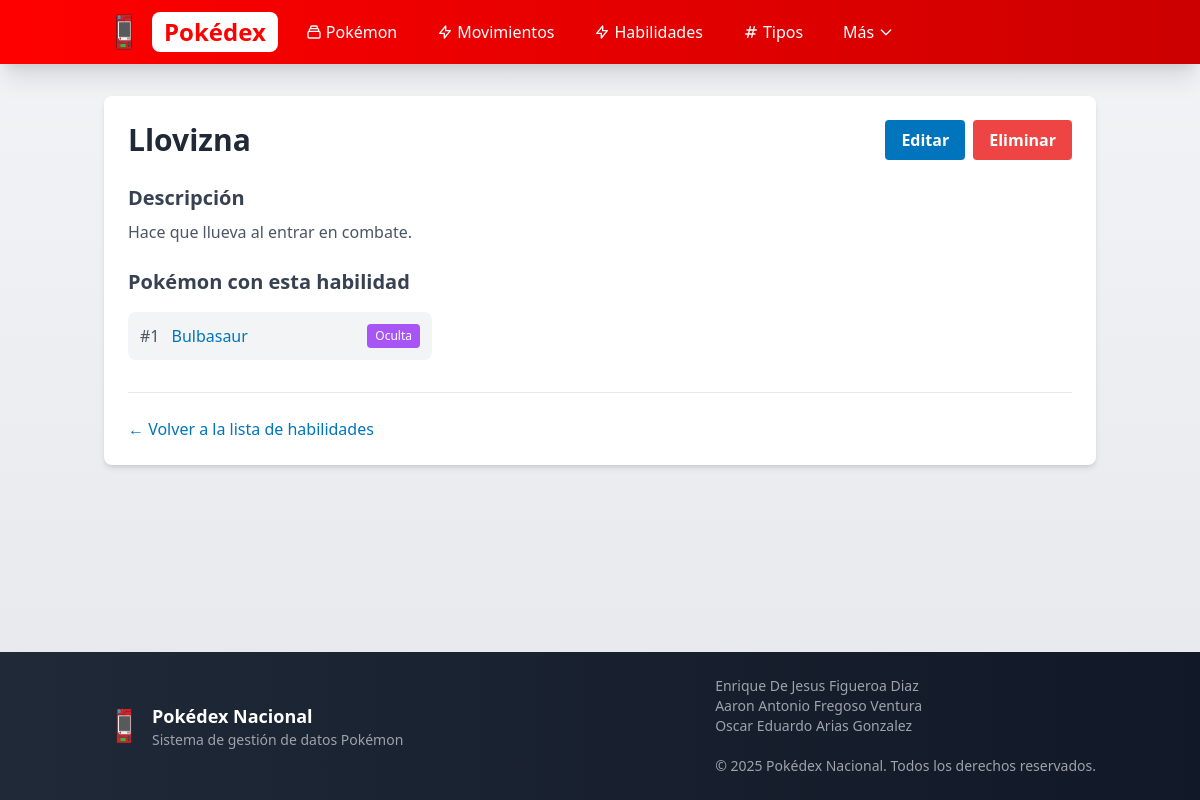
Screenshot of /habilidades/2/ with the database file from the repository.
### pokedex/models.py (models this page shows, shortened)
class Habilidad(models.Model):
    Nombre_Habilidad = models.CharField(max_length=100, unique=True)
    Descripcion = models.TextField(blank=True, null=True)
    class Meta:
        verbose_name = "Habilidad"
        verbose_name_plural = "Habilidades"

class PokemonHabilidad(models.Model):
    pokemon = models.ForeignKey(Pokemon, on_delete=models.CASCADE, related_name='habilidades')
    habilidad = models.ForeignKey(Habilidad, on_delete=models.CASCADE, related_name='pokemon')
    es_oculta = models.BooleanField(default=False)
    class Meta:
        verbose_name = "Habilidad de Pokémon"
        verbose_name_plural = "Habilidades de Pokémon"
        unique_together = ['pokemon', 'habilidad']

class Pokemon(models.Model):
    No_Pokemon = models.IntegerField(primary_key=True)
    Nombre = models.CharField(max_length=100, unique=True)
    Ruta_Imagen = models.CharField(max_length=255, blank=True, null=True)
    Descripcion = models.TextField(blank=True, null=True)
    Altura = models.DecimalField(max_digits=5, decimal_places=2, blank=True, null=True)
    Peso = models.DecimalField(max_digits=5, decimal_places=2, blank=True, null=True)
    class Meta:
        verbose_name = "Pokémon"
        verbose_name_plural = "Pokémon"

### pokedex/views.py (the view)
# urls.py: path('habilidades/<int:pk>/', views.HabilidadDetailView.as_view(), name='habilidad_detail'),
class HabilidadDetailView(generic.DetailView):
    model = Habilidad
    template_name = 'pokedex/habilidad_detail.html'
    context_object_name = 'habilidad'
    def get_context_data(self, **kwargs):
        context = super().get_context_data(**kwargs)
        habilidad = self.get_object()
        context['pokemons'] = PokemonHabilidad.objects.filter(
            habilidad=habilidad)
        context['descripcion'] = habilidad.Descripcion
        return context

### pokedex/templates/pokedex/habilidad_detail.html (shortened to what this page needs)
{% extends 'pokedex/base.html' %}
{% load static %}
{% block content %}
<div class="container mx-auto px-4 py-8">
    <div class="bg-white rounded-lg shadow-md overflow-hidden">
        <div class="p-6">
            <div class="flex justify-between items-center mb-6">
                <h1 class="text-3xl font-bold text-gray-800">{{ habilidad.Nombre_Habilidad }}</h1>
                <div class="flex space-x-2">
                    <a href="{% url 'habilidad_update' habilidad.id %}" class="bg-pokemon-blue hover:bg-blue-700 text-white font-bold py-2 px-4 rounded">
                        Editar
                    </a>
                    <a href="{% url 'habilidad_delete' habilidad.id %}" class="bg-red-500 hover:bg-red-700 text-white font-bold py-2 px-4 rounded">
                        Eliminar
                    </a>
                </div>
            </div>
            <div class="mb-6">
                <h2 class="text-xl font-semibold text-gray-700 mb-2">Descripción</h2>
                {% if habilidad.Descripcion %}
                <p class="text-gray-600">{{ habilidad.Descripcion }}</p>
                {% else %}
                <p class="text-gray-500 italic">Sin descripción disponible</p>
                {% endif %}
            </div>
            <div class="mb-6">
                <h2 class="text-xl font-semibold text-gray-700 mb-2">Pokémon con esta habilidad</h2>
                {% if pokemons %}
                <div class="grid grid-cols-1 md:grid-cols-2 lg:grid-cols-3 gap-4 mt-4">
                    {% for pokemon_habilidad in pokemons %}
                    <div class="flex items-center bg-gray-100 p-3 rounded-lg hover:bg-gray-200">
                        <span class="text-gray-600 font-medium">#{{ pokemon_habilidad.pokemon.No_Pokemon }}</span>
                        <a href="{% url 'pokemon_detail' pokemon_habilidad.pokemon.No_Pokemon %}" class="ml-3 text-pokemon-blue hover:text-blue-700">
                            {{ pokemon_habilidad.pokemon.Nombre }}
                        </a>
                        {% if pokemon_habilidad.es_oculta %}
                        <span class="ml-auto bg-purple-500 text-white text-xs px-2 py-1 rounded">Oculta</span>
                        {% endif %}
                    </div>
                    {% endfor %}
                </div>
                {% else %}
                <p class="text-gray-500 italic">Ningún Pokémon tiene esta habilidad actualmente.</p>
                {% endif %}
            </div>
            <div class="mt-8 border-t pt-6">
                <a href="{% url 'habilidad_list' %}" class="text-pokemon-blue hover:text-blue-700">
                    &larr; Volver a la lista de habilidades
                </a>
            </div>
        </div>
    </div>
</div>
{% endblock %}

### rows the page displays
Habilidad: Nombre_Habilidad "Llovizna", Descripcion "Hace que llueva al entrar en combate."
PokemonHabilidad: pokemon.No_Pokemon "1", pokemon.Nombre "Bulbasaur", es_oculta "Oculta"
